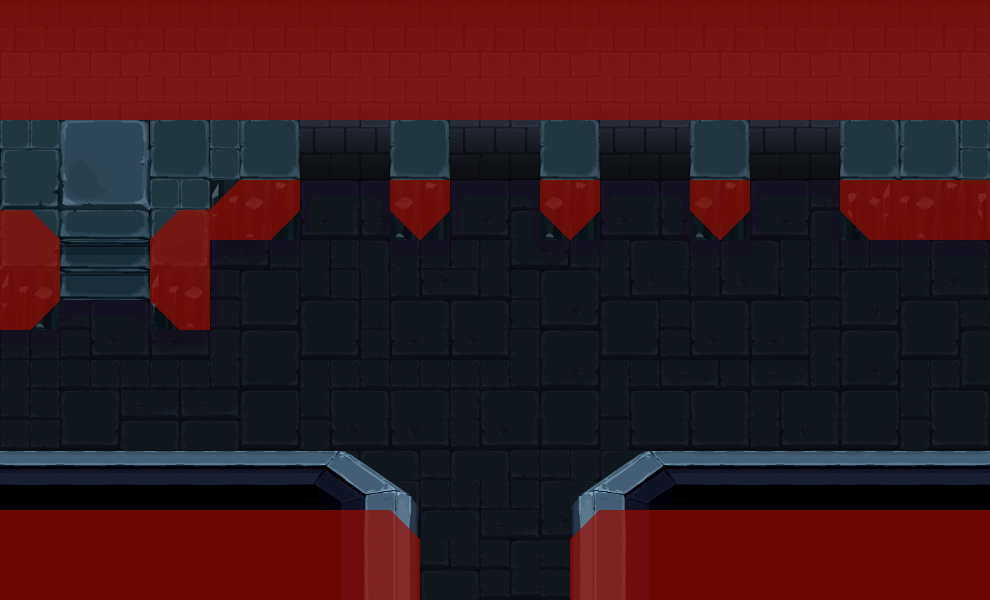

This is a level from a 2D game, rendered from its Tiled map with the project's own tilesets. A one-line summary and the map file follow, with tile-layer data summarised:
An orthogonal 33x20 tile map with 30x30 px tiles, 6 tile layers (1, shadows, 2, 11, ...), 9 tilesets and 18 objects (obj_switch, box_1, box_2, box_3, box_4, ...).

<map version="1.0" orientation="orthogonal" width="33" height="20" tilewidth="30" tileheight="30">
 <properties>
  <property name="puzzle" value="collections" />
 </properties>
 <tileset firstgid="1" name="collisions" tilewidth="30" tileheight="30">
  <image source="res/collisions.png" width="150" height="30" />
 </tileset>
 <tileset firstgid="6" name="tileset_caves" tilewidth="30" tileheight="30">
  <image source="res/tileset_caves.png" width="1102" height="627" />
 </tileset>
 <tileset firstgid="726" name="cave_switch_up" tilewidth="60" tileheight="60">
  <image source="../objects/cave_switch_up.png" trans="ffffff" width="60" height="60" />
 </tileset>
 <tileset firstgid="727" name="b_001" tilewidth="90" tileheight="120">
  <image source="../puzzles/collection_2/box_c2_a_default.png" width="92" height="120" />
 </tileset>
 <tileset firstgid="728" name="b_002" tilewidth="90" tileheight="120">
  <image source="../puzzles/collection_2/box_c2_b_default.png" width="92" height="120" />
 </tileset>
 <tileset firstgid="729" name="b_003" tilewidth="90" tileheight="120">
  <image source="../puzzles/collection_2/box_c2_c_default.png" width="92" height="120" />
 </tileset>
 <tileset firstgid="730" name="b_004" tilewidth="90" tileheight="120">
  <image source="../puzzles/collection_2/box_c2_d_default.png" width="92" height="120" />
 </tileset>
 <tileset firstgid="731" name="b_005" tilewidth="90" tileheight="120">
  <image source="../puzzles/collection_2/box_c2_e_default.png" width="92" height="120" />
 </tileset>
 <tileset firstgid="732" name="tutorial_tile" tilewidth="60" tileheight="60">
  <image source="../objects/tutorial_tile.png" width="60" height="60" />
 </tileset>
 <layer name="1" width="33" height="20">
  <data>[660 cells, 561 non-empty, 93 distinct tile ids]</data>
 </layer>
 <layer name="shadows" width="33" height="20">
  <properties>
   <property name="layer" value="2" />
  </properties>
  <data>[660 cells, 54 non-empty, 9 distinct tile ids]</data>
 </layer>
 <layer name="2" width="33" height="20">
  <data>[660 cells, 0 non-empty, 0 distinct tile ids]</data>
 </layer>
 <layer name="11" width="33" height="20">
  <properties>
   <property name="layer" value="11" />
  </properties>
  <data>[660 cells, 96 non-empty, 1 distinct tile ids]</data>
 </layer>
 <layer name="12" width="33" height="20">
  <properties>
   <property name="layer" value="12" />
  </properties>
  <data>[660 cells, 77 non-empty, 34 distinct tile ids]</data>
 </layer>
 <layer name="collisions" width="33" height="20" opacity="0.7">
  <data>[660 cells, 260 non-empty, 5 distinct tile ids]</data>
 </layer>
 <objectgroup color="#00ff00" name="Boxs" width="33" height="20" opacity="0.86">
  <object name="obj_switch" gid="726" x="898" y="179" />
  <object name="box_1" gid="727" x="535" y="387" />
  <object name="box_2" gid="728" x="229" y="371" />
  <object name="box_3" gid="729" x="389" y="435" />
  <object name="box_4" gid="730" x="666" y="349" />
  <object name="box_5" gid="731" x="788" y="401" />
 </objectgroup>
 <objectgroup color="#ff0000" name="collision" width="33" height="20">
  <object name="col_player_barrier" x="301" y="172" width="557" height="2" />
  <object name="col_target_box_1" x="289" y="123" width="8" height="64" />
  <object name="col_target_box_2" x="439" y="124" width="8" height="64" />
  <object name="col_target_box_3" x="589" y="124" width="8" height="64" />
  <object name="col_target_box_4" x="739" y="124" width="8" height="64" />
  <object name="obj_tutorial" gid="732" x="17" y="442">
   <properties>
    <property name="dialogID" value="tutorial_collections" />
   </properties>
  </object>
 </objectgroup>
 <objectgroup color="#00ff00" name="trigger" width="33" height="20">
  <object name="target_box_1" x="296" y="157" width="98" height="21" />
  <object name="target_box_2" x="447" y="158" width="98" height="21" />
  <object name="target_box_3" x="596" y="158" width="98" height="21" />
  <object name="target_box_4" x="746" y="159" width="98" height="21" />
  <object name="door_a" x="435" y="581" width="125" height="28">
   <properties>
    <property name="event" value="enter" />
    <property name="orientation" value="s" />
    <property name="to" value="level_2:a" />
   </properties>
  </object>
 </objectgroup>
 <objectgroup color="#ff0000" name="Start" width="33" height="20">
  <object name="start" x="488" y="523" />
 </objectgroup>
 <objectgroup name="doors" width="33" height="20" />
</map>